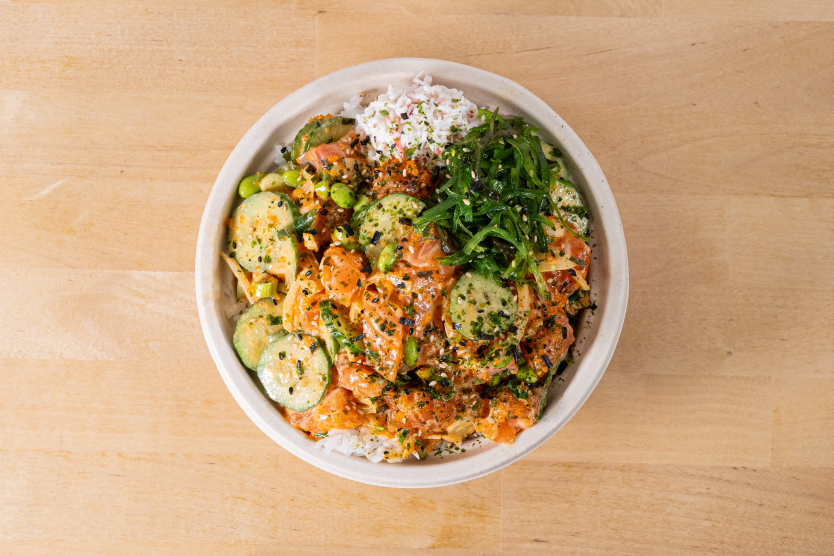
#> input picture ByteEats/data/reference_images/salmon_poke_bowl.jpg, 2500 x 1667 px (shown at 1/3 size)
$ python similarity_demo.py   (older library calls are emulated)
#> lines starting #> are read from the running program, lines starting #| are printed output that depends on the picture; after the words box and inside, x2 and y2 are one past the last pixel; in counts of white or black regions, pixels touching at a corner belong together
#!/usr/bin/env python3
"""
ByteEats Image Similarity Demo
-----------------------------
Demonstrates how vector embeddings can be used to compare food images
and find similar dishes using various techniques.
"""

import os
import cv2
import numpy as np
import matplotlib.pyplot as plt
from pathlib import Path
import argparse
import pickle
from sklearn.manifold import TSNE
from sklearn.metrics.pairwise import cosine_similarity
from sklearn.decomposition import PCA

# Configuration
# Sample data ships in ByteEats/data, found relative to this file so the
# script works from any folder. Outputs go to the current folder.
DATA_DIR = os.path.normpath(os.path.join(os.path.dirname(os.path.abspath(__file__)), "..", "data"))
REFERENCE_IMAGES_DIR = os.path.join(DATA_DIR, "reference_images")
SAMPLE_IMAGES_DIR = os.path.join(DATA_DIR, "sample_bowls")
RESULTS_DIR = "similarity_results"

# Ensure directories exist
os.makedirs(REFERENCE_IMAGES_DIR, exist_ok=True)
os.makedirs(SAMPLE_IMAGES_DIR, exist_ok=True)
os.makedirs(RESULTS_DIR, exist_ok=True)

def load_and_resize_image(image_path, target_size=(224, 224)):
    """Load and resize image using OpenCV"""
#> called with target_size = (224, 224)
    img = cv2.imread(image_path)
#> img is the input picture: shape (1667, 2500, 3); mean B, G, R 123.2, 164.1, 200.4
    if img is None:
        raise ValueError(f"Could not load image: {image_path}")
    img_resized = cv2.resize(img, target_size)
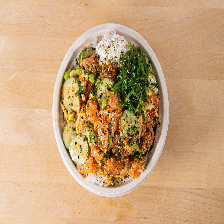
#> img_resized: shape (224, 224, 3); mean B, G, R 123.1, 163.9, 200.3
    return img, img_resized

def extract_color_histograms(image):
    """Extract color histograms from an image"""
    # Convert to different color spaces
    hsv = cv2.cvtColor(image, cv2.COLOR_BGR2HSV)
#> hsv: shape (224, 224, 3); mean H, S, V 16.9, 107.1, 201
    lab = cv2.cvtColor(image, cv2.COLOR_BGR2LAB)
#> lab: shape (224, 224, 3); mean of channels 0, 1, 2 177.1, 136.3, 154.1

    # Extract histograms
    hist_bgr = cv2.calcHist([image], [0, 1, 2], None, [8, 8, 8], [0, 256, 0, 256, 0, 256])
    hist_hsv = cv2.calcHist([hsv], [0, 1, 2], None, [8, 8, 8], [0, 180, 0, 256, 0, 256])
    hist_lab = cv2.calcHist([lab], [0, 1, 2], None, [8, 8, 8], [0, 256, 0, 256, 0, 256])

    # Normalize histograms
    cv2.normalize(hist_bgr, hist_bgr, 0, 1, cv2.NORM_MINMAX)
    cv2.normalize(hist_hsv, hist_hsv, 0, 1, cv2.NORM_MINMAX)
    cv2.normalize(hist_lab, hist_lab, 0, 1, cv2.NORM_MINMAX)

    # Flatten and combine
    hist_bgr = hist_bgr.flatten()
#> hist_bgr = 512 values, max 1 at index 375, min 0 at index 5, mean 0.0122
    hist_hsv = hist_hsv.flatten()
#> hist_hsv = 512 values, max 1 at index 23, min 0 at index 4, mean 0.00832
    hist_lab = hist_lab.flatten()
#> hist_lab = 512 values, max 1 at index 420, min 0 at index 0, mean 0.00531
#> in get_opencv_embeddings, `color_hist = extract_color_histograms(resized)`: color_hist = 1536 values, max 1 at index 375, min 0 at index 5, mean 0.00861

    return np.concatenate([hist_bgr, hist_hsv, hist_lab])

def extract_orb_features(image, max_features=100):
    """Extract ORB features from an image"""
    # Convert to grayscale
    gray = cv2.cvtColor(image, cv2.COLOR_BGR2GRAY)

    # Initialize ORB detector
    orb = cv2.ORB_create(nfeatures=max_features)

    # Detect keypoints and compute descriptors
    keypoints, descriptors = orb.detectAndCompute(gray, None)

    if descriptors is None:
        # If no features detected, return zero vector
        return np.zeros(max_features * 32, dtype=np.float32)

    # Ensure we have a fixed-size feature vector
    if len(keypoints) < max_features:
        # Pad with zeros
        padded = np.zeros((max_features, 32), dtype=np.uint8)
        padded[:len(keypoints)] = descriptors
        descriptors = padded
    elif len(keypoints) > max_features:
        # Truncate
        descriptors = descriptors[:max_features]

    # Flatten and convert to float
    return descriptors.flatten().astype(np.float32)

def extract_edge_features(image):
    """Extract edge-based features from an image"""
    # Convert to grayscale
    gray = cv2.cvtColor(image, cv2.COLOR_BGR2GRAY)

    # Apply Canny edge detection
    edges = cv2.Canny(gray, 100, 200)
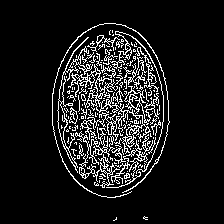
#> edges: shape (224, 224); 10.6% white in thin lines or dots, all inside (x1, y1, x2, y2) = (52, 23, 170, 221)

    # Compute edge density
    edge_density = np.sum(edges > 0) / (edges.shape[0] * edges.shape[1])
#> edge_density = 0.106

    # Extract edge direction histogram
    gradient_x = cv2.Sobel(gray, cv2.CV_64F, 1, 0, ksize=3)
    gradient_y = cv2.Sobel(gray, cv2.CV_64F, 0, 1, ksize=3)

    # Calculate gradient magnitude and angle
    magnitude = cv2.magnitude(gradient_x, gradient_y)
    angle = cv2.phase(gradient_x, gradient_y, angleInDegrees=True)
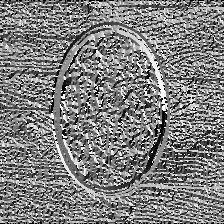
#> angle: shape (224, 224) float64; min 0, max 359.9, mean 179.1; drawn with min black and max white

    # Create angle histogram (36 bins of 10 degrees each)
    angle_hist, _ = np.histogram(angle[magnitude > 50], bins=36, range=(0, 360))
#> angle_hist = 36 values, max 638 at index 18, min 305 at index 6, mean 428.8
    angle_hist = angle_hist / np.sum(angle_hist) if np.sum(angle_hist) > 0 else angle_hist
#> angle_hist = 36 values, max 0.0413 at index 18, min 0.0198 at index 6, mean 0.0278

    # Return combined features
    return np.concatenate([[edge_density], angle_hist])

def get_opencv_embeddings(image_paths, target_size=(224, 224)):
    """Generate embeddings using OpenCV features"""
    embeddings = []
    original_images = []
    all_features = []

    for path in image_paths:
        # Load and resize image
        original, resized = load_and_resize_image(path, target_size)
        original_images.append(original)

        # Extract various features
        color_hist = extract_color_histograms(resized)
        edge_feats = extract_edge_features(resized)
#> edge_feats = 37 values, max 0.106 at index 0, min 0.0198 at index 7, mean 0.0299
        orb_feats = extract_orb_features(resized)
#> in extract_orb_features, `keypoints, descriptors = orb.detectAndCompute(gray, None)`: keypoints = 94 keypoints; strongest (x, y, size): (91, 95, 31), (82, 96, 31), (84, 98, 31), (101, 95, 31)
#> orb_feats = 3200 values, max 255 at index 251, min 0 at index 875, mean 135.2

        # Combine all features
        combined_features = np.concatenate([
            color_hist,
            edge_feats,
            # Don't use ORB features directly as they're binary and too sparse
            # Instead keep track separately for custom similarity
            # orb_feats
        ])
#> combined_features = 1573 values, max 1 at index 375, min 0 at index 5, mean 0.00911

        all_features.append({
            'combined': combined_features,
            'color_hist': color_hist,
            'edge_feats': edge_feats,
            'orb_feats': orb_feats
        })

        # Use PCA to reduce dimensionality
        embeddings.append(combined_features)
#> pass 2 of the loop in get_opencv_embeddings, `for path in image_paths:`:
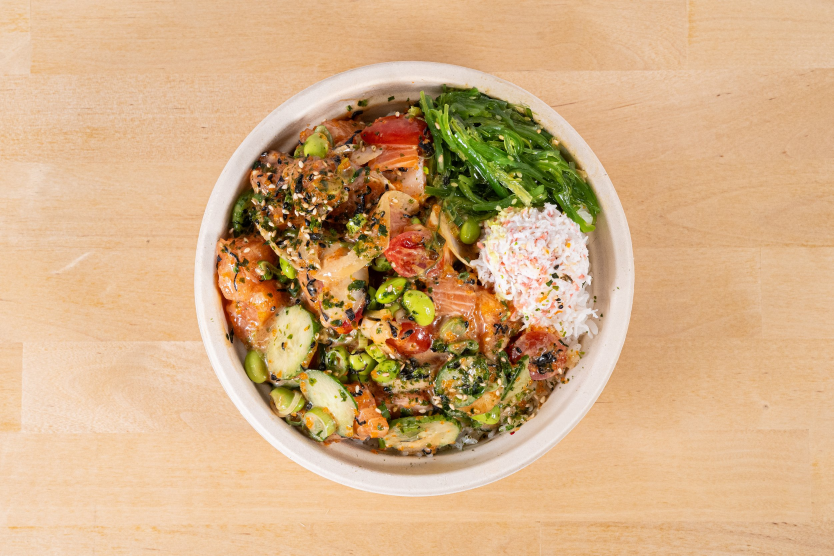
#> input picture ByteEats/data/sample_bowls/miso_salmon_bowl.jpg, 2500 x 1667 px (shown at 1/3 size)
#> in load_and_resize_image, img is the input picture: shape (1667, 2500, 3); mean B, G, R 133.4, 174.6, 211.1
#> hsv: shape (224, 224, 3); mean H, S, V 16.5, 102.7, 211.8
#> lab: shape (224, 224, 3); mean of channels 0, 1, 2 187.1, 136, 154.2
#> color_hist = 1536 values, max 1 at index 303, min 0 at index 6, mean 0.00568
#> in extract_edge_features (call 2), `edges = cv2.Canny(gray, 100, 200)`:
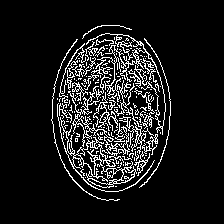
#> edges: shape (224, 224); 10.4% white in thin lines or dots, all inside (x1, y1, x2, y2) = (51, 25, 171, 201)
#> edge_density = 0.104
#> in extract_edge_features (call 2), `angle_hist, _ = np.histogram(angle[magnitude > 50], bins=36, range=(0,..`: angle_hist = 36 values, max 566 at index 18, min 301 at index 23, mean 409.6
#> in extract_edge_features (call 2), `angle_hist = angle_hist / np.sum(angle_hist) if np.sum(angle_hist) > 0..`: angle_hist = 36 values, max 0.0384 at index 18, min 0.0204 at index 23, mean 0.0278
#> edge_feats = 37 values, max 0.104 at index 0, min 0.0204 at index 24, mean 0.0298
#> keypoints = 94 keypoints; strongest (x, y, size): (72, 94, 31), (147, 83, 31), (124, 105, 31), (144, 83, 31)
#> in extract_orb_features (call 2), `padded[:len(keypoints)] = descriptors`:
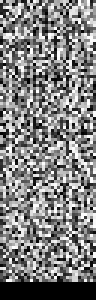
#> padded: shape (100, 32) (shown 3 times larger); min 0, max 255, mean 127.7
#> orb_feats = 3200 values, max 255 at index 26, min 0 at index 150, mean 127.7
#> combined_features = 1573 values, max 1 at index 303, min 0 at index 6, mean 0.00625
#> in main, `embeddings, original_images, feature_data = get_opencv_embeddings(all_..`: embeddings = 2 items

    # If we have enough samples, apply dimensionality reduction
    if len(embeddings) > 2:
        # Stack all embeddings
        stacked = np.vstack(embeddings)

        # Apply PCA for dimensionality reduction
        pca = PCA(n_components=min(len(embeddings) - 1, 100))
        reduced = pca.fit_transform(stacked)

        # Replace embeddings with reduced versions
        embeddings = [reduced[i] for i in range(len(embeddings))]

    return embeddings, original_images, all_features

def calculate_similarity_matrix(embeddings, feature_data=None):
    """Calculate cosine similarity matrix between embeddings"""
    if feature_data is None:
        # Standard cosine similarity for embeddings
        return cosine_similarity(embeddings)

    # Calculate a custom similarity matrix incorporating different feature types
    n = len(embeddings)
#> n = 2
    similarity_matrix = np.zeros((n, n))
#> similarity_matrix = [[0, 0], [0, 0]]

    for i in range(n):
        for j in range(n):
            # Skip self
            if i == j:
                similarity_matrix[i, j] = 1.0
                continue

            # Calculate similarity components
            color_similarity = cosine_similarity(
                feature_data[i]['color_hist'].reshape(1, -1),
                feature_data[j]['color_hist'].reshape(1, -1)
            )[0, 0]

            edge_similarity = cosine_similarity(
                feature_data[i]['edge_feats'].reshape(1, -1),
                feature_data[j]['edge_feats'].reshape(1, -1)
            )[0, 0]

            # For ORB binary features, use Hamming distance
            orb_i = feature_data[i]['orb_feats'].reshape(-1, 32).astype(np.uint8)
            orb_j = feature_data[j]['orb_feats'].reshape(-1, 32).astype(np.uint8)

            # Count matching descriptors
            matching_count = 0
            for di in orb_i:
                if np.any(di):  # Skip zero descriptors
                    min_dist = np.min([cv2.norm(di, dj, cv2.NORM_HAMMING) for dj in orb_j if np.any(dj)])
                    if min_dist < 50:  # Threshold for matching
                        matching_count += 1

            max_possible = min(np.sum(np.any(orb_i, axis=1)), np.sum(np.any(orb_j, axis=1)))
            orb_similarity = matching_count / max_possible if max_possible > 0 else 0

            # Weighted combination
            similarity_matrix[i, j] = 0.5 * color_similarity + 0.3 * edge_similarity + 0.2 * orb_similarity
#> after the loop, similarity_matrix = [[1, 0.718], [0.718, 1]]

    return similarity_matrix

def visualize_similarity_matrix(similarity_matrix, labels, output_path):
    """Visualize similarity matrix as a heatmap"""
    plt.figure(figsize=(10, 8))
    plt.imshow(similarity_matrix, cmap='viridis')
    plt.colorbar(label='Similarity Score')

    # Add labels
    plt.xticks(range(len(labels)), labels, rotation=45)
    plt.yticks(range(len(labels)), labels)

    # Add values in cells
    for i in range(len(labels)):
        for j in range(len(labels)):
            text = plt.text(j, i, f'{similarity_matrix[i, j]:.2f}',
                           ha="center", va="center", color="w")

    plt.title("Food Image Similarity Matrix")
    plt.tight_layout()
    plt.savefig(output_path)
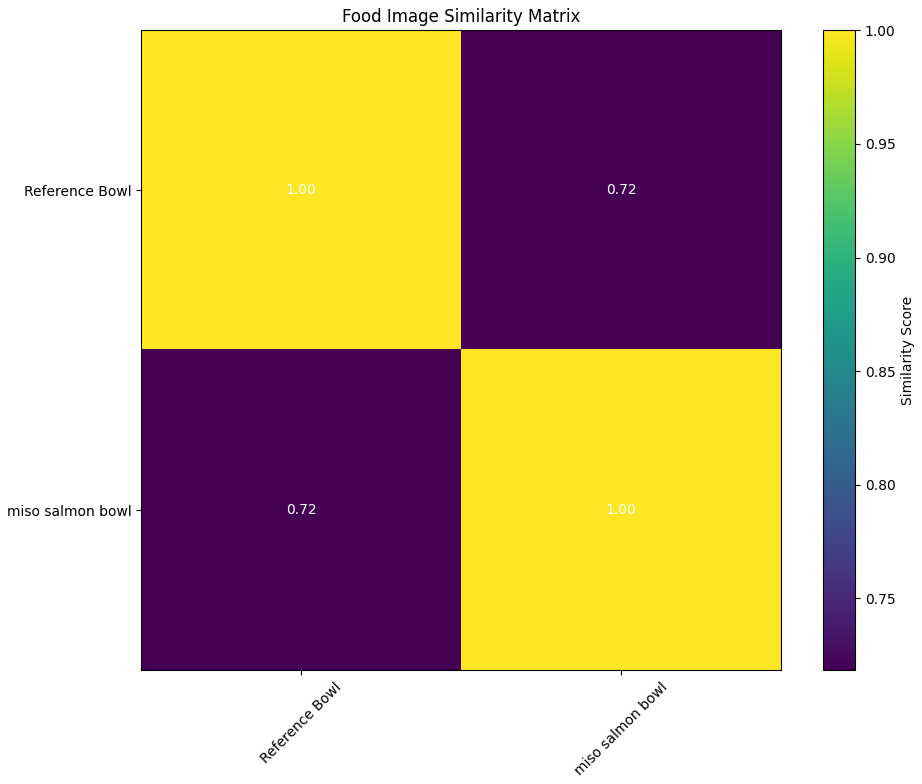
#> figure drawn by matplotlib, 2 panels
    plt.close()

def visualize_embeddings_tsne(embeddings, labels, images, output_path):
    """Visualize embeddings using t-SNE with image thumbnails"""
    if len(embeddings) < 2:
        print("Need at least 2 images for t-SNE visualization")
        return

    # Convert embeddings to numpy array if it's a list
    embeddings_array = np.array(embeddings)

    # Reduce dimensions with t-SNE
    tsne = TSNE(n_components=2, random_state=42, perplexity=min(30, max(len(embeddings)-1, 1)))
    embeddings_2d = tsne.fit_transform(embeddings_array)
#> embeddings_2d = [[485.2, -1.4e-22], [-485.2, -1.4e-22]]

    # Create scatter plot
    plt.figure(figsize=(12, 10))

    # Plot points
    plt.scatter(embeddings_2d[:, 0], embeddings_2d[:, 1], alpha=0)

    # Add thumbnail images
    for i, (x, y) in enumerate(embeddings_2d):
        # Convert image to thumbnail
        img = images[i]
        # Resize image for display
        h, w = img.shape[:2]
        max_size = 100
        scale = min(max_size/h, max_size/w)
        thumbnail = cv2.resize(img, (int(w*scale), int(h*scale)))
        # Convert BGR to RGB for matplotlib
        thumbnail = cv2.cvtColor(thumbnail, cv2.COLOR_BGR2RGB)

        # Add image as thumbnail
        imagebox = plt.imshow(thumbnail, extent=(x-20, x+20, y-20, y+20),
                             aspect='auto', zorder=1000)
        imagebox.set_clim([0,1])

        # Add label below image
        plt.text(x, y-25, labels[i], ha='center', fontsize=9)
#> this loop made 2 passes
#> (x, y, h, w, max_size, scale) on passes 1 to 2: (485.2, -1.4e-22, 1667, 2500, 100, 0.04), (-485.2, -1.4e-22, 1667, 2500, 100, 0.04)
#> pass 1, in visualize_embeddings_tsne, `thumbnail = cv2.resize(img, (int(w*scale), int(h*scale)))`:
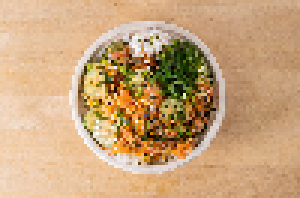
#> thumbnail: shape (66, 100, 3) (shown 3 times larger); mean B, G, R 122.9, 163.8, 200.1

    plt.title("Food Image Embedding Visualization (t-SNE)")
    plt.xlabel("t-SNE dimension 1")
    plt.ylabel("t-SNE dimension 2")
    plt.tight_layout()
    plt.savefig(output_path, dpi=300)
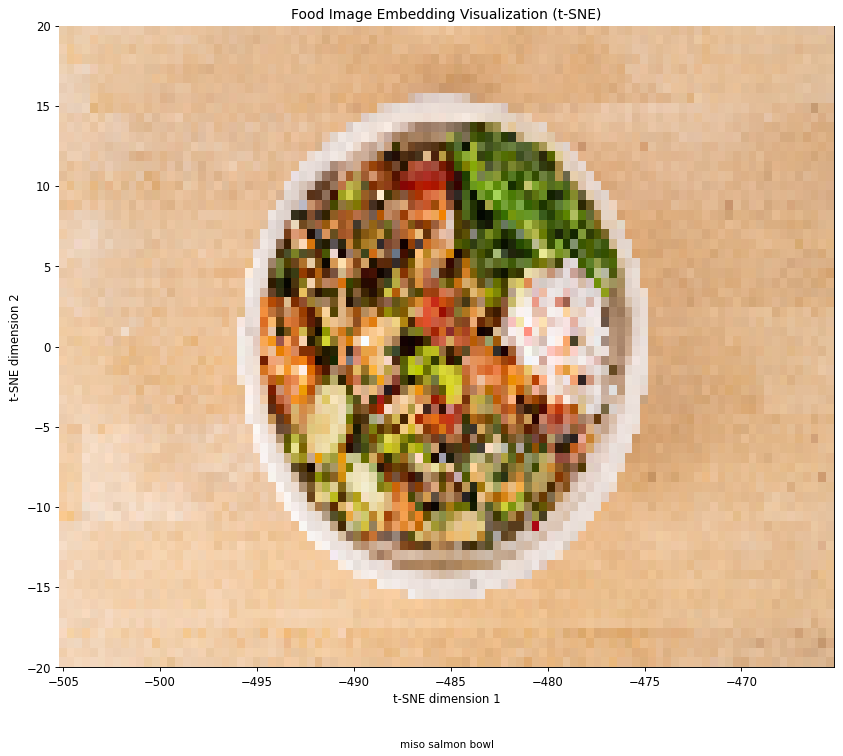
#> figure drawn by matplotlib, 1 panel
    plt.close()

def find_most_similar(query_idx, similarity_matrix, labels):
    """Find most similar images to a query image"""
#> called with query_idx = 0, similarity_matrix = array of shape (2, 2)
    similarities = similarity_matrix[query_idx]
#> similarities = [1, 0.718]
    # Sort by similarity (descending)
    most_similar_indices = np.argsort(similarities)[::-1]
#> most_similar_indices = [0, 1]

    results = []
    for idx in most_similar_indices:
        if idx == query_idx:
            continue  # Skip self
        results.append({
            "index": int(idx),
            "label": labels[idx],
            "similarity": similarities[idx]
        })
#> this loop made 2 passes
#> after the loop, results = 1 item

    return results

def visualize_query_results(query_image, similar_images, similarities, labels, output_path):
    """Visualize query image and its most similar matches"""
    n_similar = len(similar_images)

    plt.figure(figsize=(12, 4))

    # Plot query image
    plt.subplot(1, n_similar + 1, 1)
    plt.imshow(cv2.cvtColor(query_image, cv2.COLOR_BGR2RGB))
    plt.title("Query Image")
    plt.axis('off')

    # Plot similar images
    for i, (img, sim) in enumerate(zip(similar_images, similarities)):
        plt.subplot(1, n_similar + 1, i + 2)
        plt.imshow(cv2.cvtColor(img, cv2.COLOR_BGR2RGB))
        plt.title(f"Sim: {sim:.2f}\n{labels[i]}")
        plt.axis('off')

    plt.tight_layout()
    plt.savefig(output_path)
    plt.close()

def main():
    # Parse arguments
    parser = argparse.ArgumentParser(description="Image Similarity Demo")
    parser.add_argument('--method', choices=['color', 'edge', 'combined'], default='combined',
                        help='Feature extraction method to use')
    args = parser.parse_args()

    # Get image paths
    reference_image_path = os.path.join(REFERENCE_IMAGES_DIR, "salmon_poke_bowl.jpg")

    # Find any available sample images
    sample_paths = list(Path(SAMPLE_IMAGES_DIR).glob("*.jpg")) + list(Path(SAMPLE_IMAGES_DIR).glob("*.png"))

    # Add video frame from extracted features
    video_frame_path = "video_features_enhanced/delivery-packaging-7/frame_11.jpg"

    # Combine all image paths
    all_image_paths = [reference_image_path] + [str(p) for p in sample_paths]
    if os.path.exists(video_frame_path):
        all_image_paths.append(video_frame_path)

    # Generate labels
    labels = []
    for path in all_image_paths:
        basename = os.path.basename(path)
        if "frame" in basename:
            labels.append("Video Frame")
        elif "salmon_poke_bowl" in basename:
            labels.append("Reference Bowl")
        else:
            # Clean up sample name
            name = basename.replace(".jpg", "").replace(".png", "").replace("_", " ")
            labels.append(name)

    print(f"Processing {len(all_image_paths)} images...")

    # Generate embeddings using OpenCV
    embeddings, original_images, feature_data = get_opencv_embeddings(all_image_paths)

    # Calculate similarity matrix
    similarity_matrix = calculate_similarity_matrix(embeddings, feature_data)

    # Visualize similarity matrix
    matrix_path = os.path.join(RESULTS_DIR, "similarity_matrix_opencv.png")
    visualize_similarity_matrix(similarity_matrix, labels, matrix_path)
    print(f"Similarity matrix saved to {matrix_path}")

    # Visualize embeddings if we have enough samples
    if len(embeddings) >= 2:
        tsne_path = os.path.join(RESULTS_DIR, "embeddings_visualization_opencv.png")
        visualize_embeddings_tsne(embeddings, labels, original_images, tsne_path)
        print(f"Embeddings visualization saved to {tsne_path}")

    # Find most similar to reference image (index 0)
    similar_results = find_most_similar(0, similarity_matrix, labels)
#> similar_results = 1 item
    print("\nMost similar to Reference Bowl:")
    for i, result in enumerate(similar_results[:3]):
        print(f"{i+1}. {result['label']} (similarity: {result['similarity']:.4f})")
#> this loop made 1 pass
#| 1. miso salmon bowl (similarity: 0.7184)

    # Create visualization of similar images
    similar_indices = [r["index"] for r in similar_results[:3]]
#> similar_indices = [1]
    similar_images = [original_images[i] for i in similar_indices]
#> similar_images = 1 item
    similar_scores = [similarity_matrix[0][i] for i in similar_indices]
#> similar_scores = [0.718]
    similar_labels = [labels[i] for i in similar_indices]
#> similar_labels = ['miso salmon bowl']

    query_results_path = os.path.join(RESULTS_DIR, "similar_to_reference_opencv.png")
    visualize_query_results(original_images[0], similar_images, similar_scores, similar_labels, query_results_path)
#> in visualize_query_results, `n_similar = len(similar_images)`: n_similar = 1
#> the loop in visualize_query_results, `for i, (img, sim) in enumerate(zip(similar_images, similarities)):` made 1 pass
#> in visualize_query_results, `plt.savefig(output_path)`:
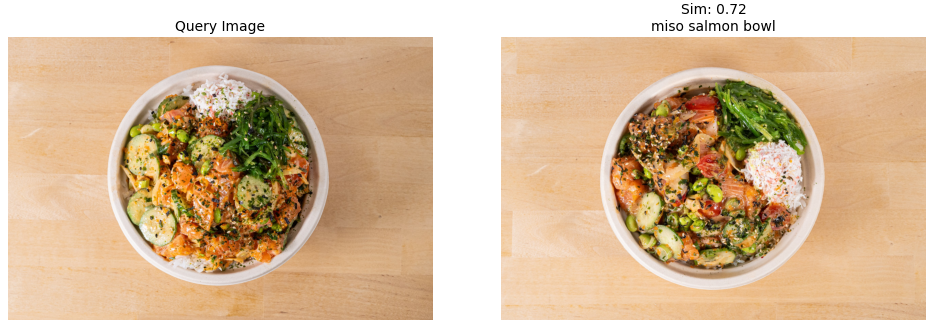
#> figure drawn by matplotlib, 2 panels
    print(f"Query results visualization saved to {query_results_path}")

    # Save embeddings
    embeddings_path = os.path.join(RESULTS_DIR, "bowl_embeddings_opencv.pkl")
    with open(embeddings_path, 'wb') as f:
        pickle.dump({
            'embeddings': embeddings,
            'image_paths': all_image_paths,
            'labels': labels,
            'method': args.method
        }, f)
    print(f"Embeddings saved to {embeddings_path}")

if __name__ == "__main__":
    main()
